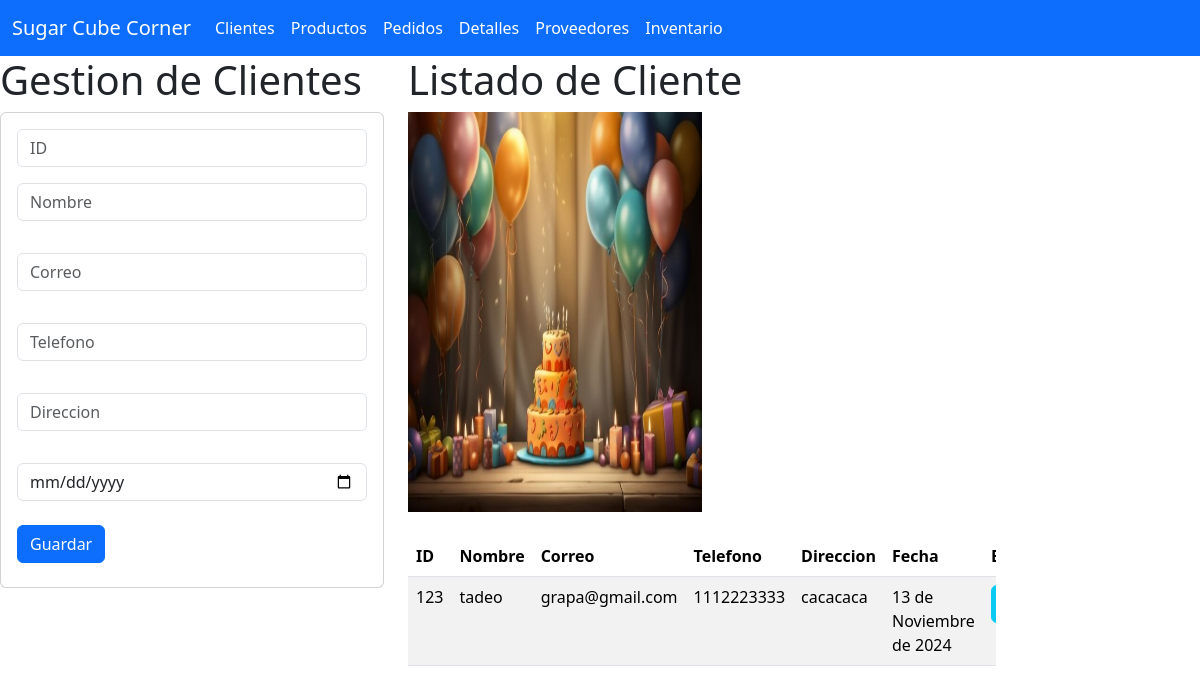
The page /cliente on the database as committed earlier.
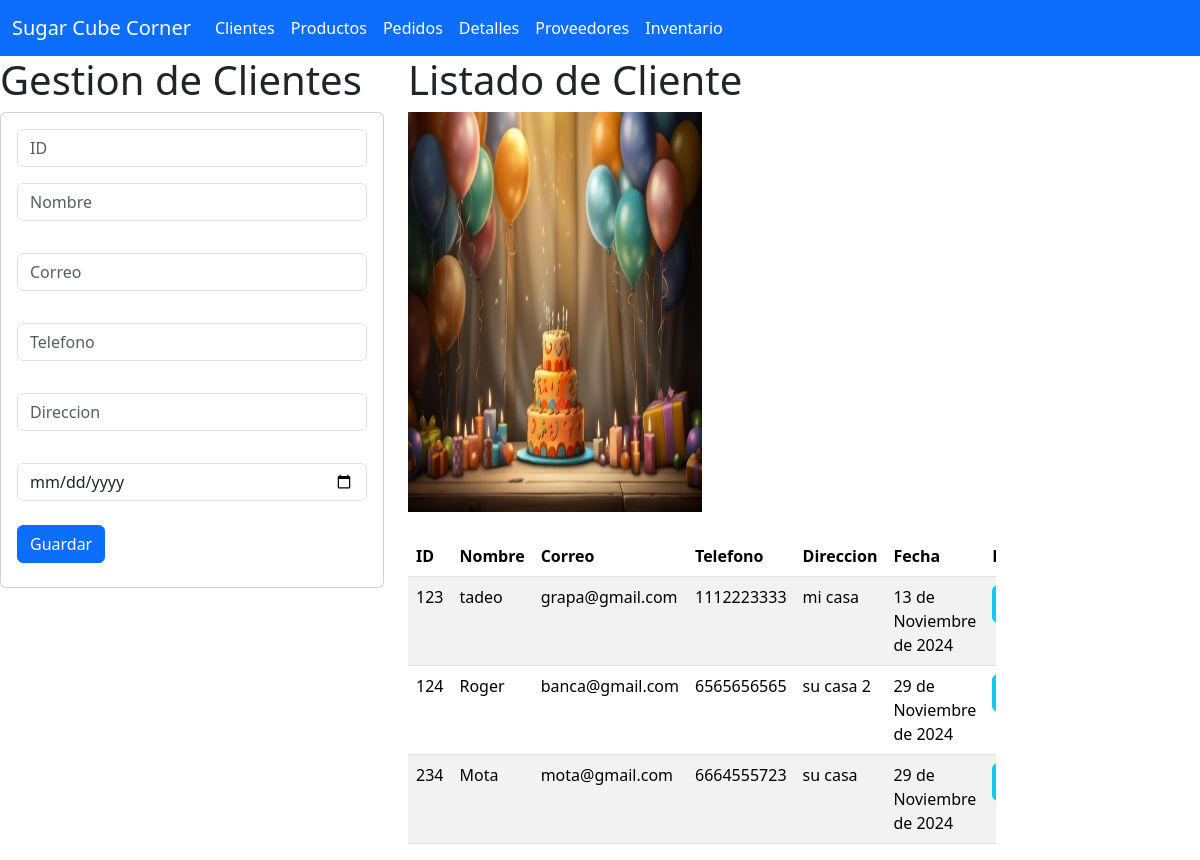
The same page on the database as committed later.
### TClientes_app/models.py (models this page shows, shortened)
class TCliente(models.Model):
    clienteid=models.IntegerField(primary_key=True)
    nombre=models.CharField(max_length=100)
    correo=models.CharField(max_length=100)
    telefono=models.CharField(max_length=15)
    direccion=models.CharField(max_length=255)
    fecharegistro=models.DateField(null=False,blank=False)

### TClientes_app/views.py (the view)
# urls.py: path("cliente",views.inicio_vistaCliente,name="inicio_vistaCliente"),
def inicio_vistaCliente(request):
    losclientes=TCliente.objects.all()
    return render(request,"gestionarCliente.html",{"misclientes":losclientes})

### TClientes_app/templates/gestionarCliente.html (shortened to what this page needs)
{% extends "base.html" %}
{% load static %}
{% block cuerpo %}
<div class="row">
<div class="col-sm-12 col-md-4 col-lg-4 col-xl-4">
<h1>Gestion de Clientes</h1>
<div class="card">
  <div class="card-body">
    <form action="/registrarCliente/" method="POST">{% csrf_token %}
      <div class="form-group">
        <input type="text" id="numid" name="numid" class="form-control"
          placeholder="ID" maxlength="6" required>
        </div>
        <div class="form-group py-3">
          <input type="text" id="txtnombre" name="txtnombre" class="form-control"
          placeholder="Nombre" maxlength="100" required>
        </div>
        <div class="form-group py-3">
          <input type="text" id="txtcorreo" name="txtcorreo" class="form-control"
          placeholder="Correo" maxlength="100" required>
        </div>
        <div class="form-group py-3">
          <input type="text" id="txttelefono" name="txttelefono" class="form-control"
          placeholder="Telefono" maxlength="10" required>
        </div>
        <div class="form-group py-3">
          <input type="text" id="txtdireccion" name="txtdireccion" class="form-control"
          placeholder="Direccion" maxlength="10" required>
        </div>
        <div class="form-group py-3">
          <input type="date" id="datefecha" name="datefecha" class="form-control"
          placeholder="Fecha de registro" required>
        </div>
      <div class="form-group py-2">
        <button type="submit" class="btn btn-primary">Guardar</button>
      </div>
    </form>
  </div>
</div>
</div>
<div class="col-sm-12 col-md-4 col-lg-4 col-xl-6">
<h1>Listado de Cliente</h1>
<img class="w-50" src="{% static 'img/fondo2.jpg' %}" alt="pasteleria" width="400" height="400">
<br>
<br>
<div class="table-responsive">
    <table class="table table-striped">
        <thead>
          <tr>
            <th scope="col">ID</th>
            <th scope="col">Nombre</th>
            <th scope="col">Correo</th>
            <th scope="col">Telefono</th>
            <th scope="col">Direccion</th>
            <th scope="col">Fecha</th>
            <th colspan="2">Botones</th>
          </tr>
        </thead>
        <tbody>
            {% for m in misclientes %}
            <tr>
                <td>{{m.clienteid}}</td>
                <td>{{m.nombre}}</td>
                <td>{{m.correo}}</td>
                <td>{{m.telefono}}</td>
                <td>{{m.direccion}}</td>
                <td>{{m.fecharegistro}}</td>
                <td><a href="seleccionarCliente/{{m.clienteid}}" class="btn btn-info">Editar</a></td>
            </tr>
            {% endfor %}
        </tbody>
      </table>
</div>
</div>
</div>
{% endblock %}

Rows that differ between the two databases and show on the page:
changed TCliente "tadeo": direccion "cacacaca" → "mi casa"
added TCliente: clienteid "124", nombre "Roger", correo "banca@gmail.com", telefono "6565656565", direccion "su casa 2", fecharegistro "29 de Noviembre de 2024"
added TCliente: clienteid "234", nombre "Mota", correo "mota@gmail.com", telefono "6664555723", direccion "su casa", fecharegistro "29 de Noviembre de 2024"
